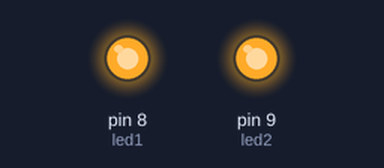
Bench run of a sketch on a simulated Arduino Uno, built with avr-gcc and run on an emulated ATmega328P. On the bench: output pins drawn as LEDs (lit = HIGH).

Above: at 0.1 s.
At 0.6 s:
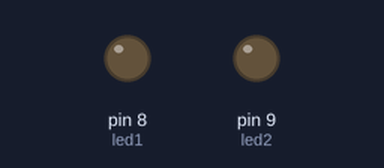
Timing chart, 0 to 2.1 s (numbered marks = the images above):
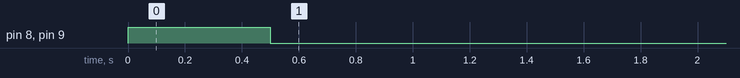

The sketch:

BT-Write.ino
```cpp
//Control de dos leds mediante bluetooth.

#include <SoftwareSerial.h>

SoftwareSerial miBT(2,3);   //Rx, Tx
int DATO;// = 0;
int led1 = 8;
int led2 = 9;

void setup() {
  Serial.begin(9600);
  miBT.begin(38400);  //Velocidad de comunic. por defecto para el módulo bluetooth
  pinMode(led1, OUTPUT);
  pinMode(led2, OUTPUT);
  digitalWrite(led1, HIGH);
  digitalWrite(led2, HIGH);
  delay(500);
  digitalWrite(led1, LOW);
  digitalWrite(led2, LOW);

}

void loop() {
  miBT.write(60);
  //miBT.write("\n");
  delay(1000);


  }
```
